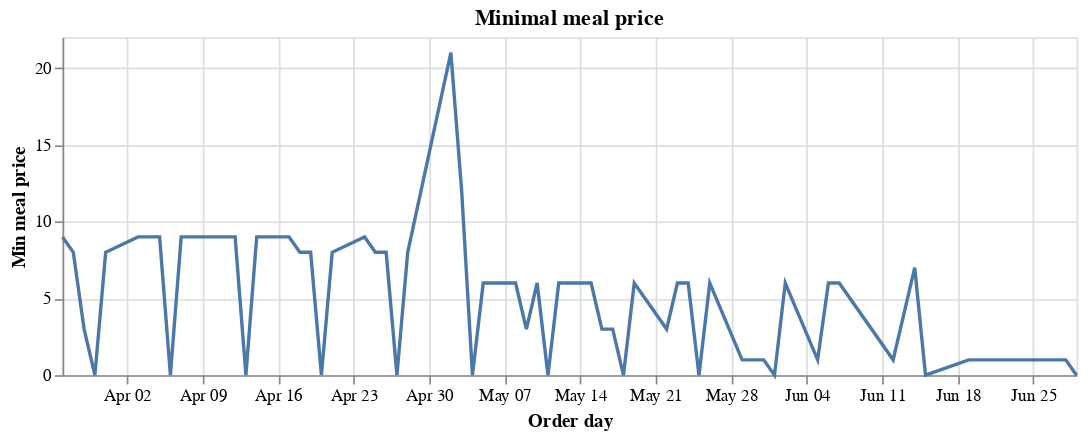

Write notebook code for a chart like this one.
### Code cell
alt.Chart(df_amr).mark_line().encode(
    x=alt.X('order_day', title='Order day'),
    y=alt.Y('min_price', title='Min meal price')
).properties(
    title="Minimal meal price",
    width=600,
    height=200,
)

### Figure 1 — Vega-Lite specification as saved in the notebook (floating-point values rounded to 4 significant figures)
{"config": {"view": {"continuousWidth": 300, "continuousHeight": 300}}, "data": {"name": "data-8ff6fb4f05aaed29075967c560f362ca"}, "mark": {"type": "line"}, "encoding": {"x": {"field": "order_day", "title": "Order day", "type": "temporal"}, "y": {"field": "min_price", "title": "Min meal price", "type": "quantitative"}}, "height": 200, "title": "Minimal meal price", "width": 600, "$schema": "https://vega.github.io/schema/vega-lite/v5.8.0.json", "datasets": {"data-8ff6fb4f05aaed29075967c560f362ca": [{"order_day": "2023-03-27T00:00:00", "avg_price": 16.4, "max_price": 28, "min_price": 9}, {"order_day": "2023-03-28T00:00:00", "avg_price": 18.88, "max_price": 48, "min_price": 8}, {"order_day": "2023-03-29T00:00:00", "avg_price": 18.69, "max_price": 39, "min_price": 3}, {"order_day": "2023-03-30T00:00:00", "avg_price": 16.43, "max_price": 30, "min_price": 0}, {"order_day": "2023-03-31T00:00:00", "avg_price": 19.49, "max_price": 42, "min_price": 8}, {"order_day": "2023-04-03T00:00:00", "avg_price": 16.1, "max_price": 28, "min_price": 9}, {"order_day": "2023-04-04T00:00:00", "avg_price": 19.11, "max_price": 48, "min_price": 9}, {"order_day": "2023-04-05T00:00:00", "avg_price": 20.44, "max_price": 56, "min_price": 9}, {"order_day": "2023-04-06T00:00:00", "avg_price": 16.75, "max_price": 28, "min_price": 0}, {"order_day": "2023-04-07T00:00:00", "avg_price": 20.05, "max_price": 53, "min_price": 9}, {"order_day": "2023-04-11T00:00:00", "avg_price": 20.1, "max_price": 48, "min_price": 9}, {"order_day": "2023-04-12T00:00:00", "avg_price": 22.69, "max_price": 56, "min_price": 9}, {"order_day": "2023-04-13T00:00:00", "avg_price": 16.36, "max_price": 28, "min_price": 0}, {"order_day": "2023-04-14T00:00:00", "avg_price": 19.24, "max_price": 42, "min_price": 9}, {"order_day": "2023-04-17T00:00:00", "avg_price": 15.7, "max_price": 27, "min_price": 9}, {"order_day": "2023-04-18T00:00:00", "avg_price": 17.18, "max_price": 30, "min_price": 8}, {"order_day": "2023-04-19T00:00:00", "avg_price": 20.44, "max_price": 56, "min_price": 8}, {"order_day": "2023-04-20T00:00:00", "avg_price": 16.38, "max_price": 28, "min_price": 0}, {"order_day": "2023-04-21T00:00:00", "avg_price": 19.7, "max_price": 35, "min_price": 8}, {"order_day": "2023-04-24T00:00:00", "avg_price": 15.88, "max_price": 28, "min_price": 9}, {"order_day": "2023-04-25T00:00:00", "avg_price": 16.7, "max_price": 27, "min_price": 8}, {"order_day": "2023-04-26T00:00:00", "avg_price": 20.95, "max_price": 56, "min_price": 8}, {"order_day": "2023-04-27T00:00:00", "avg_price": 16.76, "max_price": 28, "min_price": 0}, {"order_day": "2023-04-28T00:00:00", "avg_price": 19.85, "max_price": 35, "min_price": 8}, {"order_day": "2023-05-02T00:00:00", "avg_price": 25.13, "max_price": 27, "min_price": 21}, {"order_day": "2023-05-03T00:00:00", "avg_price": 30.34, "max_price": 56, "min_price": 12}, {"order_day": "2023-05-04T00:00:00", "avg_price": 17.8, "max_price": 28, "min_price": 0}, {"order_day": "2023-05-05T00:00:00", "avg_price": 20.7, "max_price": 35, "min_price": 6}, {"order_day": "2023-05-08T00:00:00", "avg_price": 16.26, "max_price": 28, "min_price": 6}, {"order_day": "2023-05-09T00:00:00", "avg_price": 16.57, "max_price": 28, "min_price": 3}, {"order_day": "2023-05-10T00:00:00", "avg_price": 21.06, "max_price": 56, "min_price": 6}, {"order_day": "2023-05-11T00:00:00", "avg_price": 16.88, "max_price": 28, "min_price": 0}, {"order_day": "2023-05-12T00:00:00", "avg_price": 19.44, "max_price": 35, "min_price": 6}, {"order_day": "2023-05-15T00:00:00", "avg_price": 16.52, "max_price": 28, "min_price": 6}, {"order_day": "2023-05-16T00:00:00", "avg_price": 18.24, "max_price": 32, "min_price": 3}, {"order_day": "2023-05-17T00:00:00", "avg_price": 23.45, "max_price": 56, "min_price": 3}, {"order_day": "2023-05-18T00:00:00", "avg_price": 18.0, "max_price": 30, "min_price": 0}, {"order_day": "2023-05-19T00:00:00", "avg_price": 20.62, "max_price": 35, "min_price": 6}, {"order_day": "2023-05-22T00:00:00", "avg_price": 15.31, "max_price": 28, "min_price": 3}, {"order_day": "2023-05-23T00:00:00", "avg_price": 16.38, "max_price": 28, "min_price": 6}, {"order_day": "2023-05-24T00:00:00", "avg_price": 20.59, "max_price": 56, "min_price": 6}, {"order_day": "2023-05-25T00:00:00", "avg_price": 16.0, "max_price": 30, "min_price": 0}, {"order_day": "2023-05-26T00:00:00", "avg_price": 19.42, "max_price": 35, "min_price": 6}, {"order_day": "2023-05-29T00:00:00", "avg_price": 14.88, "max_price": 90, "min_price": 1}, {"order_day": "2023-05-30T00:00:00", "avg_price": 16.09, "max_price": 90, "min_price": 1}, {"order_day": "2023-05-31T00:00:00", "avg_price": 19.4, "max_price": 56, "min_price": 1}, {"order_day": "2023-06-01T00:00:00", "avg_price": 15.53, "max_price": 28, "min_price": 0}, {"order_day": "2023-06-02T00:00:00", "avg_price": 18.75, "max_price": 40, "min_price": 6}, {"order_day": "2023-06-05T00:00:00", "avg_price": 14.62, "max_price": 90, "min_price": 1}, {"order_day": "2023-06-06T00:00:00", "avg_price": 14.9, "max_price": 32, "min_price": 6}, {"order_day": "2023-06-07T00:00:00", "avg_price": 19.08, "max_price": 56, "min_price": 6}, {"order_day": "2023-06-12T00:00:00", "avg_price": 14.49, "max_price": 90, "min_price": 1}, {"order_day": "2023-06-14T00:00:00", "avg_price": 22.66, "max_price": 56, "min_price": 7}, {"order_day": "2023-06-15T00:00:00", "avg_price": 14.99, "max_price": 28, "min_price": 0}, {"order_day": "2023-06-19T00:00:00", "avg_price": 14.73, "max_price": 90, "min_price": 1}, {"order_day": "2023-06-20T00:00:00", "avg_price": 16.78, "max_price": 90, "min_price": 1}, {"order_day": "2023-06-21T00:00:00", "avg_price": 17.92, "max_price": 90, "min_price": 1}, {"order_day": "2023-06-23T00:00:00", "avg_price": 17.89, "max_price": 35, "min_price": 1}, {"order_day": "2023-06-26T00:00:00", "avg_price": 14.72, "max_price": 90, "min_price": 1}, {"order_day": "2023-06-27T00:00:00", "avg_price": 17.12, "max_price": 90, "min_price": 1}, {"order_day": "2023-06-28T00:00:00", "avg_price": 17.7, "max_price": 56, "min_price": 1}, {"order_day": "2023-06-29T00:00:00", "avg_price": 14.29, "max_price": 28, "min_price": 0}]}}
